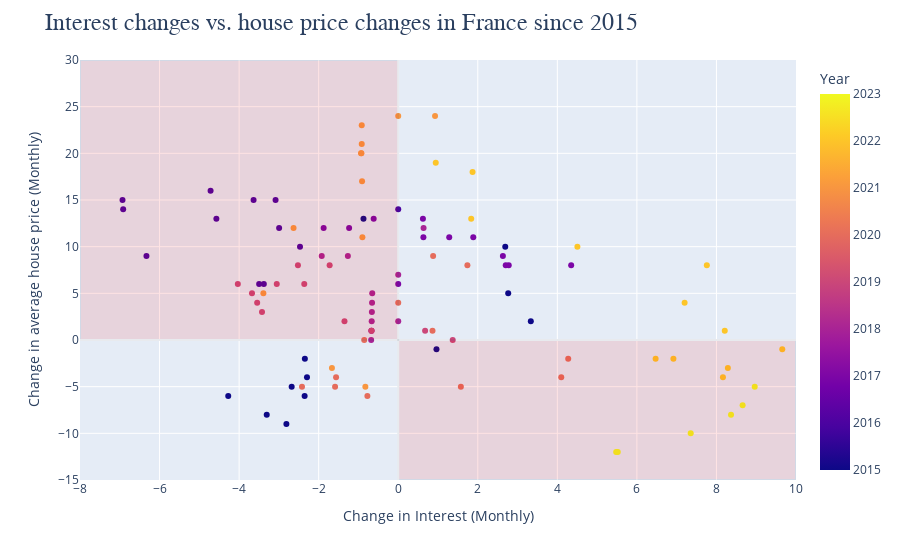

The code cell stored with this chart in its notebook:
### Code cell
fig2 = px.scatter(
    data_frame=final, 
    x=final['interest_diff'], 
    y=n_sales.loc["2015-01-31":"2023-06-30"]['00'],
    #trendline="ols",
    #trendline_options=dict(frac=0.1)
    hover_name=final.index.date,
    color=final.index.year,
    #facet_col=final.index.year,
    labels={
        "interest_diff": "Change in Interest (Monthly)",
        "y": "Change in average house price (Monthly)",
        "color": "Year"
        }
    )

fig2.add_shape(type="rect",
    x0=0, y0=-15, x1=10, y1=0,
    fillcolor="red",
    opacity=0.1,
)

fig2.add_shape(type="rect",
    x0=-8, y0=0, x1=0, y1=30,
    fillcolor="red",
    opacity=0.1,
)

fig2.update_layout(
    yaxis_range=[-15,30], 
    xaxis_range=[-8, 10]
)
fig2.update_layout(dict(title="Interest changes vs. house price changes in France since 2015",
                        title_font_family="Times New Roman",
                        title_font_size = 24,
                       ))

fig2.show()

### Figure 1 — Plotly figure (JSON) as saved in the notebook; plotly's stock layout.template omitted (floating-point values rounded to 4 significant figures)
{"data": [{"hovertemplate": "<b>%{hovertext}</b><br><br>Change in Interest (Monthly)=%{x}<br>Change in average house price (Monthly)=%{y}<br>Year=%{marker.color}<extra></extra>", "hovertext": ["2015-01-31", "2015-02-28", "2015-03-31", "2015-04-30", "2015-05-31", "2015-06-30", "2015-07-31", "2015-08-31", "2015-09-30", "2015-10-31", "2015-11-30", "2015-12-31", "2016-01-31", "2016-02-29", "2016-03-31", "2016-04-30", "2016-05-31", "2016-06-30", "2016-07-31", "2016-08-31", "2016-09-30", "2016-10-31", "2016-11-30", "2016-12-31", "2017-01-31", "2017-02-28", "2017-03-31", "2017-04-30", "2017-05-31", "2017-06-30", "2017-07-31", "2017-08-31", "2017-09-30", "2017-10-31", "2017-11-30", "2017-12-31", "2018-01-31", "2018-02-28", "2018-03-31", "2018-04-30", "2018-05-31", "2018-06-30", "2018-07-31", "2018-08-31", "2018-09-30", "2018-10-31", "2018-11-30", "2018-12-31", "2019-01-31", "2019-02-28", "2019-03-31", "2019-04-30", "2019-05-31", "2019-06-30", "2019-07-31", "2019-08-31", "2019-09-30", "2019-10-31", "2019-11-30", "2019-12-31", "2020-01-31", "2020-02-29", "2020-03-31", "2020-04-30", "2020-05-31", "2020-06-30", "2020-07-31", "2020-08-31", "2020-09-30", "2020-10-31", "2020-11-30", "2020-12-31", "2021-01-31", "2021-02-28", "2021-03-31", "2021-04-30", "2021-05-31", "2021-06-30", "2021-07-31", "2021-08-31", "2021-09-30", "2021-10-31", "2021-11-30", "2021-12-31", "2022-01-31", "2022-02-28", "2022-03-31", "2022-04-30", "2022-05-31", "2022-06-30", "2022-07-31", "2022-08-31", "2022-09-30", "2022-10-31", "2022-11-30", "2022-12-31", "2023-01-31", "2023-02-28", "2023-03-31", "2023-04-30", "2023-05-31", "2023-06-30"], "legendgroup": "", "marker": {"color": [2015, 2015, 2015, 2015, 2015, 2015, 2015, 2015, 2015, 2015, 2015, 2015, 2016, 2016, 2016, 2016, 2016, 2016, 2016, 2016, 2016, 2016, 2016, 2016, 2017, 2017, 2017, 2017, 2017, 2017, 2017, 2017, 2017, 2017, 2017, 2017, 2018, 2018, 2018, 2018, 2018, 2018, 2018, 2018, 2018, 2018, 2018, 2018, 2019, 2019, 2019, 2019, 2019, 2019, 2019, 2019, 2019, 2019, 2019, 2019, 2020, 2020, 2020, 2020, 2020, 2020, 2020, 2020, 2020, 2020, 2020, 2020, 2021, 2021, 2021, 2021, 2021, 2021, 2021, 2021, 2021, 2021, 2021, 2021, 2022, 2022, 2022, 2022, 2022, 2022, 2022, 2022, 2022, 2022, 2022, 2022, 2023, 2023, 2023, 2023, 2023, 2023], "coloraxis": "coloraxis", "symbol": "circle"}, "mode": "markers", "name": "", "orientation": "v", "showlegend": false, "type": "scatter", "x": [-2.353, -2.811, -3.306, -4.274, -2.679, -2.294, -2.347, 0.9615, 3.333, 2.765, 2.691, -0.8734, 0, -3.084, -3.636, -4.717, -6.931, -6.915, -4.571, -2.994, -2.469, -6.329, -3.378, -3.497, 0, 4.348, 2.778, 2.703, 2.632, 1.282, 0.6329, 1.887, -0.6173, 0.6211, -1.235, -1.875, 0.6369, -1.266, -1.923, 0, -0.6536, -0.6579, -0.6623, -0.6667, 0, -0.6711, -0.6757, -0.6803, 1.37, 0.6757, -0.6711, -1.351, -3.425, -3.546, -3.676, -3.053, -2.362, -4.032, -2.521, -1.724, 0.8772, 1.739, 0, -0.8547, 0.8621, 4.274, 4.098, 1.575, -0.7752, -1.562, -1.587, -2.419, -0.8264, -1.667, -3.39, -2.632, -0.9009, -0.9091, -0.9174, 0.9259, 0, -0.9174, -0.9259, -0.9346, 0.9434, 1.869, 1.835, 4.505, 7.759, 7.2, 8.209, 9.655, 6.918, 6.471, 8.287, 8.163, 8.962, 8.658, 8.367, 7.353, 5.479, 5.519], "xaxis": "x", "y": [-6, -9, -8, -6, -5, -4, -2, -1, 2, 5, 10, 13, 14, 15, 15, 16, 15, 14, 13, 12, 10, 9, 6, 6, 6, 8, 8, 8, 9, 11, 11, 11, 13, 13, 12, 12, 12, 9, 9, 7, 5, 4, 3, 2, 2, 1, 1, 0, 0, 1, 1, 2, 3, 4, 5, 6, 6, 6, 8, 8, 9, 8, 4, 0, 1, -2, -4, -5, -6, -4, -5, -5, -5, -3, 5, 12, 11, 17, 23, 24, 24, 21, 20, 20, 19, 18, 13, 10, 8, 4, 1, -1, -2, -2, -3, -4, -5, -7, -8, -10, -12, -12], "yaxis": "y"}], "layout": {"coloraxis": {"colorbar": {"title": {"text": "Year"}}, "colorscale": [[0, "#0d0887"], [0.1111, "#46039f"], [0.2222, "#7201a8"], [0.3333, "#9c179e"], [0.4444, "#bd3786"], [0.5556, "#d8576b"], [0.6667, "#ed7953"], [0.7778, "#fb9f3a"], [0.8889, "#fdca26"], [1, "#f0f921"]]}, "legend": {"tracegroupgap": 0}, "margin": {"t": 60}, "shapes": [{"fillcolor": "red", "opacity": 0.1, "type": "rect", "x0": 0, "x1": 10, "y0": -15, "y1": 0}, {"fillcolor": "red", "opacity": 0.1, "type": "rect", "x0": -8, "x1": 0, "y0": 0, "y1": 30}], "title": {"font": {"family": "Times New Roman", "size": 24}, "text": "Interest changes vs. house price changes in France since 2015"}, "xaxis": {"anchor": "y", "domain": [0, 1], "range": [-8, 10], "title": {"text": "Change in Interest (Monthly)"}}, "yaxis": {"anchor": "x", "domain": [0, 1], "range": [-15, 30], "title": {"text": "Change in average house price (Monthly)"}}}}
